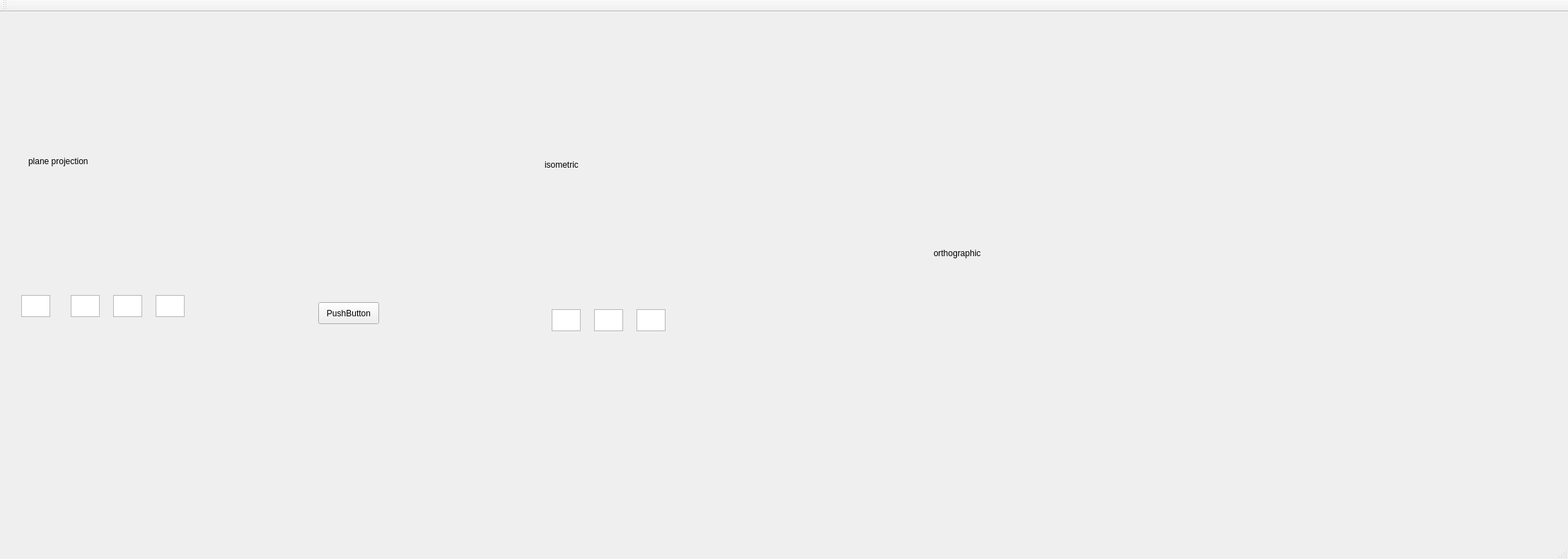
<?xml version="1.0" encoding="UTF-8"?>
<ui version="4.0">
 <class>MainWindow</class>
 <widget class="QMainWindow" name="MainWindow">
  <property name="geometry">
   <rect>
    <x>0</x>
    <y>0</y>
    <width>2217</width>
    <height>790</height>
   </rect>
  </property>
  <property name="windowTitle">
   <string>MainWindow</string>
  </property>
  <widget class="QWidget" name="centralWidget">
   <widget class="QPushButton" name="pushButton">
    <property name="geometry">
     <rect>
      <x>450</x>
      <y>410</y>
      <width>86</width>
      <height>31</height>
     </rect>
    </property>
    <property name="text">
     <string>PushButton</string>
    </property>
   </widget>
   <widget class="QLabel" name="isometric">
    <property name="geometry">
     <rect>
      <x>770</x>
      <y>40</y>
      <width>491</width>
      <height>351</height>
     </rect>
    </property>
    <property name="text">
     <string>isometric</string>
    </property>
   </widget>
   <widget class="QTextEdit" name="coordx">
    <property name="geometry">
     <rect>
      <x>780</x>
      <y>420</y>
      <width>41</width>
      <height>31</height>
     </rect>
    </property>
   </widget>
   <widget class="QTextEdit" name="coordy">
    <property name="geometry">
     <rect>
      <x>840</x>
      <y>420</y>
      <width>41</width>
      <height>31</height>
     </rect>
    </property>
   </widget>
   <widget class="QTextEdit" name="coordz">
    <property name="geometry">
     <rect>
      <x>900</x>
      <y>420</y>
      <width>41</width>
      <height>31</height>
     </rect>
    </property>
   </widget>
   <widget class="QLabel" name="planeProj">
    <property name="geometry">
     <rect>
      <x>40</x>
      <y>30</y>
      <width>561</width>
      <height>361</height>
     </rect>
    </property>
    <property name="text">
     <string>plane projection</string>
    </property>
   </widget>
   <widget class="QTextEdit" name="Ax">
    <property name="geometry">
     <rect>
      <x>30</x>
      <y>400</y>
      <width>41</width>
      <height>31</height>
     </rect>
    </property>
   </widget>
   <widget class="QTextEdit" name="By">
    <property name="geometry">
     <rect>
      <x>100</x>
      <y>400</y>
      <width>41</width>
      <height>31</height>
     </rect>
    </property>
   </widget>
   <widget class="QTextEdit" name="Cz">
    <property name="geometry">
     <rect>
      <x>160</x>
      <y>400</y>
      <width>41</width>
      <height>31</height>
     </rect>
    </property>
   </widget>
   <widget class="QTextEdit" name="Dd">
    <property name="geometry">
     <rect>
      <x>220</x>
      <y>400</y>
      <width>41</width>
      <height>31</height>
     </rect>
    </property>
   </widget>
   <widget class="QLabel" name="orthographic">
    <property name="geometry">
     <rect>
      <x>1320</x>
      <y>0</y>
      <width>781</width>
      <height>681</height>
     </rect>
    </property>
    <property name="text">
     <string>orthographic</string>
    </property>
   </widget>
  </widget>
  <widget class="QMenuBar" name="menuBar">
   <property name="geometry">
    <rect>
     <x>0</x>
     <y>0</y>
     <width>2217</width>
     <height>33</height>
    </rect>
   </property>
  </widget>
  <widget class="QToolBar" name="mainToolBar">
   <attribute name="toolBarArea">
    <enum>TopToolBarArea</enum>
   </attribute>
   <attribute name="toolBarBreak">
    <bool>false</bool>
   </attribute>
  </widget>
  <widget class="QStatusBar" name="statusBar"/>
 </widget>
 <layoutdefault spacing="6" margin="11"/>
 <resources/>
 <connections/>
</ui>
